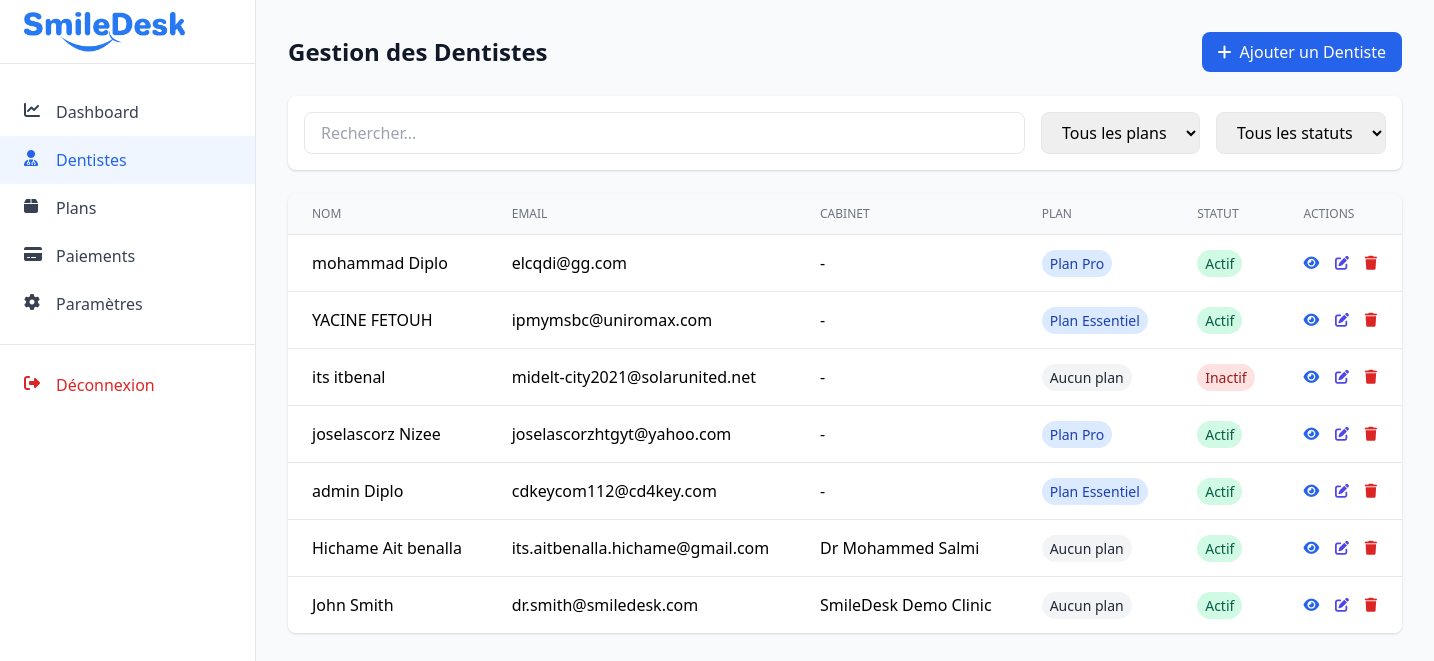
The page /admin/dentists.php (signed in) on the database its author committed.
### tables this page shows
CREATE TABLE `users` (
  `id` int NOT NULL,
  `email` varchar(100) NOT NULL,
  `password` varchar(255) NOT NULL,
  `first_name` varchar(50) NOT NULL,
  `last_name` varchar(50) NOT NULL,
  `role` enum('admin','dentist','assistant','receptionist') NOT NULL,
  `phone` varchar(20) DEFAULT NULL,
  `address` varchar(255) DEFAULT NULL,
  `specialization` varchar(100) DEFAULT NULL,
  `license_number` varchar(50) DEFAULT NULL,
  `status` enum('active','inactive') DEFAULT 'active',
  `last_login` timestamp NULL DEFAULT NULL,
  `created_at` timestamp NULL DEFAULT CURRENT_TIMESTAMP,
  `updated_at` timestamp NULL DEFAULT CURRENT_TIMESTAMP ON UPDATE CURRENT_TIMESTAMP,
  `clinic_id` int DEFAULT NULL
);

CREATE TABLE `subscription_plans` (
  `id` int NOT NULL,
  `name` varchar(100) NOT NULL,
  `description` text,
  `duration_months` int NOT NULL,
  `price` decimal(10,2) NOT NULL,
  `features` longtext,
  `is_active` tinyint(1) DEFAULT '1',
  `created_at` timestamp NULL DEFAULT CURRENT_TIMESTAMP
);

CREATE TABLE `settings` (
  `id` int NOT NULL,
  `user_id` int NOT NULL COMMENT 'Dentist who owns these settings',
  `clinic_name` varchar(255) NOT NULL,
  `clinic_address` text,
  `clinic_phone` varchar(20) DEFAULT NULL,
  `clinic_email` varchar(100) DEFAULT NULL,
  `clinic_website` varchar(255) DEFAULT NULL,
  `clinic_logo_url` varchar(500) DEFAULT NULL,
  `clinic_description` text,
  `working_hours` longtext,
  `other_settings` longtext,
  `created_at` timestamp NULL DEFAULT CURRENT_TIMESTAMP,
  `updated_at` timestamp NULL DEFAULT CURRENT_TIMESTAMP ON UPDATE CURRENT_TIMESTAMP,
  `automation_settings` longtext,
  `presentation` text,
  `certifications` json DEFAULT NULL,
  `experience` json DEFAULT NULL,
  `languages_spoken` json DEFAULT NULL
);

### admin/dentists.php (the view, shortened to what this page needs)
<?php
require_once '../dashboard/config/database.php';
$stmt = $pdo->query("
    SELECT
        u.id,
        u.first_name,
        u.last_name,
        u.email,
        u.status,
        s.clinic_name,
        sp.name as plan_name
    FROM users u
    LEFT JOIN settings s ON u.id = s.user_id
    LEFT JOIN subscriptions sub ON u.id = sub.user_id AND sub.status = 'active'
    LEFT JOIN subscription_plans sp ON sub.plan_id = sp.id
    WHERE u.role = 'dentist'
    ORDER BY u.created_at DESC
");
$dentists = $stmt->fetchAll();
?>
<!DOCTYPE html>
<html lang="fr">
<head>
    <link href="https://cdn.jsdelivr.net/npm/tailwindcss@2.2.19/dist/tailwind.min.css" rel="stylesheet">
    <link rel="stylesheet" href="https://cdnjs.cloudflare.com/ajax/libs/font-awesome/6.4.0/css/all.min.css">
</head>
<body class="bg-gray-50">
    <div class="flex h-screen">
        <?php include 'includes/sidebar.php'; ?>
        <main class="ml-64 flex-1 p-8">
            <div class="flex justify-between items-center mb-6">
                <h1 class="text-2xl font-semibold text-gray-900">Gestion des Dentistes</h1>
                <button onclick="openDentistModal()" class="bg-blue-600 text-white px-4 py-2 rounded-lg hover:bg-blue-700">
                    <i class="fas fa-plus mr-2"></i>Ajouter un Dentiste
                </button>
            </div>
            <div class="bg-white p-4 rounded-lg shadow mb-6">
                <div class="flex gap-4">
                    <input type="text" placeholder="Rechercher..." class="flex-1 border rounded-lg px-4 py-2">
                    <select class="border rounded-lg px-4 py-2">
                        <option value="">Tous les plans</option>
                    </select>
                    <select class="border rounded-lg px-4 py-2">
                        <option value="">Tous les statuts</option>
                    </select>
                </div>
            </div>
            <div class="bg-white rounded-lg shadow overflow-hidden">
                <table class="min-w-full divide-y divide-gray-200">
                    <thead class="bg-gray-50">
                        <tr>
                            <th class="px-6 py-3 text-left text-xs font-medium text-gray-500 uppercase">Nom</th>
                            <th class="px-6 py-3 text-left text-xs font-medium text-gray-500 uppercase">Email</th>
                            <th class="px-6 py-3 text-left text-xs font-medium text-gray-500 uppercase">Cabinet</th>
                            <th class="px-6 py-3 text-left text-xs font-medium text-gray-500 uppercase">Plan</th>
                            <th class="px-6 py-3 text-left text-xs font-medium text-gray-500 uppercase">Statut</th>
                            <th class="px-6 py-3 text-left text-xs font-medium text-gray-500 uppercase">Actions</th>
                        </tr>
                    </thead>
                    <tbody class="bg-white divide-y divide-gray-200">
                        <?php foreach ($dentists as $dentist): ?>
                        <tr>
                            <td class="px-6 py-4 whitespace-nowrap">
                                <?= htmlspecialchars($dentist['first_name'] . ' ' . $dentist['last_name']) ?>
                            </td>
                            <td class="px-6 py-4 whitespace-nowrap">
                                <?= htmlspecialchars($dentist['email']) ?>
                            </td>
                            <td class="px-6 py-4 whitespace-nowrap">
                                <?= htmlspecialchars($dentist['clinic_name'] ?? '-') ?>
                            </td>
                            <td class="px-6 py-4 whitespace-nowrap">
                                <span class="px-2 py-1 text-sm rounded-full <?= $dentist['plan_name'] ? 'bg-blue-100 text-blue-800' : 'bg-gray-100 text-gray-800' ?>">
                                    <?= htmlspecialchars($dentist['plan_name'] ?? 'Aucun plan') ?>
                                </span>
                            </td>
                            <td class="px-6 py-4 whitespace-nowrap">
                                <span class="px-2 py-1 text-sm rounded-full <?= $dentist['status'] === 'active' ? 'bg-green-100 text-green-800' : 'bg-red-100 text-red-800' ?>">
                                    <?= $dentist['status'] === 'active' ? 'Actif' : 'Inactif' ?>
                                </span>
                            </td>
                            <td class="px-6 py-4 whitespace-nowrap text-sm">
                                <button onclick="viewDentist(<?= $dentist['id'] ?>)" class="text-blue-600 hover:text-blue-900 mr-3" title="Voir">
                                    <i class="fas fa-eye"></i>
                                </button>
                                <button onclick="editDentist(<?= $dentist['id'] ?>)" class="text-indigo-600 hover:text-indigo-900 mr-3" title="Modifier">
                                    <i class="fas fa-edit"></i>
                                </button>
                                <button onclick="deleteDentist(<?= $dentist['id'] ?>)" class="text-red-600 hover:text-red-900" title="Supprimer">
                                    <i class="fas fa-trash"></i>
                                </button>
                            </td>
                        </tr>
                        <?php endforeach; ?>
                    </tbody>
                </table>
            </div>
        </main>
    </div>
</body>
</html>

### rows shown on the page
users: first_name+last_name "mohammad Diplo", email "elcqdi@gg.com", clinic_name "-", subscription_plans.name "Plan Pro", status "Actif"
users: first_name+last_name "YACINE FETOUH", email "ipmymsbc@uniromax.com", clinic_name "-", subscription_plans.name "Plan Essentiel", status "Actif"
users: first_name+last_name "its itbenal", email "midelt-city2021@solarunited.net", clinic_name "-", plan_name "Aucun plan", status "Inactif"
users: first_name+last_name "joselascorz Nizee", email "joselascorzhtgyt@yahoo.com", clinic_name "-", subscription_plans.name "Plan Pro", status "Actif"
users: first_name+last_name "admin Diplo", email "cdkeycom112@cd4key.com", clinic_name "-", subscription_plans.name "Plan Essentiel", status "Actif"
users: first_name+last_name "Hichame Ait benalla", email "its.aitbenalla.hichame@gmail.com", settings.clinic_name "Dr Mohammed Salmi", plan_name "Aucun plan", status "Actif"
users: first_name+last_name "John Smith", email "dr.smith@smiledesk.com", settings.clinic_name "SmileDesk Demo Clinic", plan_name "Aucun plan", status "Actif"
